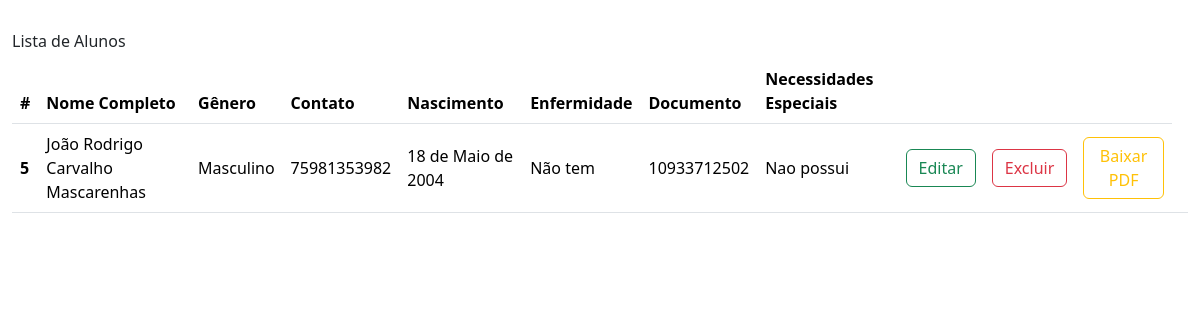
Before: /listaralunos/ with the older database file.
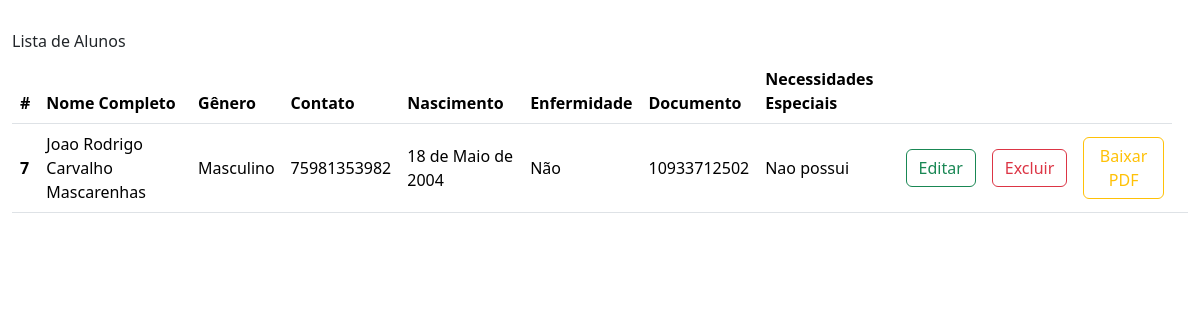
After: the same page with the newer database file.
### asdavi/models.py (models this page shows, shortened)
class Aluno(models.Model):
    nome_aluno = models.CharField(max_length=64, null = False, blank= False)
    data_nascimento = models.DateField(null = False , blank = False)
    genero_aluno = models.CharField(max_length=10, null = False, blank= False)
    documento_aluno = models.CharField(max_length=64, null = False, blank= False)
    endereco_aluno = models.CharField(max_length=64, null = False, blank= False)
    telefone_aluno = models.CharField(max_length=64, null = False, blank= False)
    nome_enfermidade = models.CharField(max_length=64, null = True, blank= True)
    nome_medicamento = models.CharField(max_length=64, null = True, blank= True)
    renda_familiar = models.IntegerField(null = False, blank = False)
    condicoes_familiar = models.CharField(max_length=50, null = False, blank = False)
    interesse_educacional = models.CharField(max_length=50)
    necessidade_especial = models.CharField(max_length=64)

### asdavi/views.py (the view)
# urls.py: path('listaralunos/', PesquisaAlunoView.as_view(), name="alunos"),
class PesquisaAlunoView(ListView):
    model = Aluno
    template_name = "lista_alunos.html"
    context_object_name = 'aluno'

### asdavi/templates/lista_alunos.html (shortened to what this page needs)
<!DOCTYPE html>
<html lang="pt-br">
<head>
    {% load static %}
    <link rel="stylesheet" href="https://cdn.jsdelivr.net/npm/bootstrap@5.3.3/dist/css/bootstrap.min.css">
</head>
<body class="bg-custom">
    <header>
        <nav class="navbar nav d-flex navbar-expand-lg bg-shadow">
            <div class="container-fluid d-flex align-items-center justify-content-center py-2 px-5">
            </div>
        </nav>
    </header>
    <section>
        <div class="container-fluid">
            <h6 class="ml-3">Lista de Alunos</h2>
            <table class="table align-middle">
                <thead>
                    <tr>
                        <th scope="col">#</th>
                        <th scope="col">Nome Completo</th>
                        <th scope="col">Gênero</th>
                        <th scope="col">Contato</th>
                        <th scope="col">Nascimento</th>
                        <th scope="col">Enfermidade</th>
                        <th scope="col">Documento</th>
                        <th scope="col">Necessidades Especiais</th>
                        <th scope="col"></th>
                        <th scope="col"></th>
                        <th scope="col"></th>
                      </tr>
                </thead>
                  <tbody>
                    {% for aluno in aluno %}
                        <tr class="dados-aluno">
                            <th scope="row">{{ aluno.pk }}</th>
                            <td>{{ aluno.nome_aluno }}</td>
                            <td>{{ aluno.genero_aluno }}</td>
                            <td>{{ aluno.telefone_aluno }}</td>
                            <td>{{ aluno.data_nascimento }}</td>
                            <td>{{ aluno.nome_enfermidade }}</td>
                            <td>{{ aluno.documento_aluno }}</td>
                            <td>{{aluno.necessidade_especial }}</td>
                            <td><a href="{% url 'editar' pk=aluno.pk %}"><button class="btn btn-outline-success" type="submit">Editar</button></a></td>
                            <td><a href="{% url 'excluir' pk=aluno.pk %}"><button class="btn btn-outline-danger" type="submit">Excluir</button></a></td>
                            <td><a href="{% url 'generate_student_pdf' aluno.id %}"><button class="btn btn-outline-warning"> Baixar PDF</button></a><td>
                        </tr>
                    {% endfor %}
                  </tbody>
              </table>
        </div>
    </section>
</body>
</html>

Changed rows visible on the page:
removed Aluno: pk "5", nome_aluno "João Rodrigo Carvalho Mascarenhas", genero_aluno "Masculino", telefone_aluno "75981353982", data_nascimento "18 de Maio de 2004", nome_enfermidade "Não tem", documento_aluno "10933712502", necessidade_especial "Nao possui"
added Aluno: pk "7", nome_aluno "Joao Rodrigo Carvalho Mascarenhas", genero_aluno "Masculino", telefone_aluno "75981353982", data_nascimento "18 de Maio de 2004", nome_enfermidade "Não", documento_aluno "10933712502", necessidade_especial "Nao possui"
